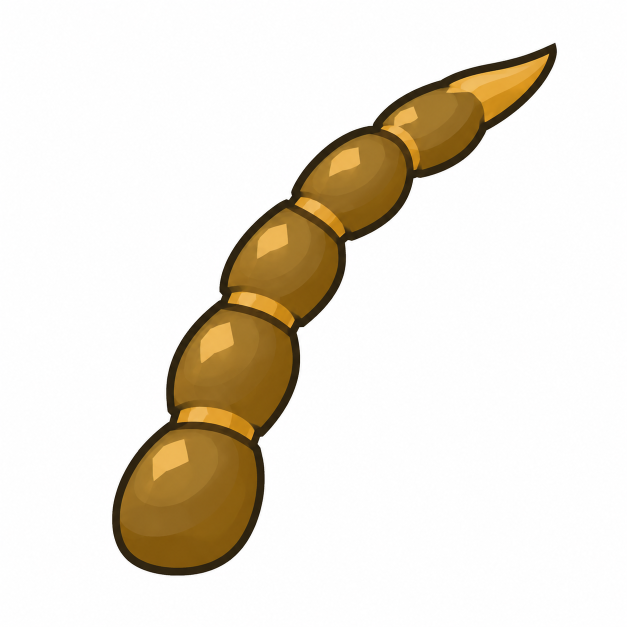
#> input picture Docs/EnemyDirectionReview/BlueScorpionTailOut_20261023/generation/raw.png, 1254 x 1254 px, found by its file name (shown at 1/2 size)
$ python repair_up_raster_r01.py
#> lines starting #> are read from the running program, lines starting #| are printed output that depends on the picture; after the words box and inside, x2 and y2 are one past the last pixel; in counts of white or black regions, pixels touching at a corner belong together
from pathlib import Path
import hashlib,json
from PIL import Image,ImageFilter
import numpy as np
D=Path(__file__).resolve().parent;out=D/'local_raster_revision_01';assert not out.exists()
raw=D/'generation/Up/raw.png';im=Image.open(raw).convert('RGB');a=np.asarray(im).copy();before=a.copy()
#> further down, im is the input picture: PIL image 1254x1254 RGB; mean R, G, B 235, 228.7, 217.6
# Close only the hollow neck's interior; retain the outer dark silhouette.
fg=(a[:,:,1]>30)&(a[:,:,2]<a[:,:,1]+30)
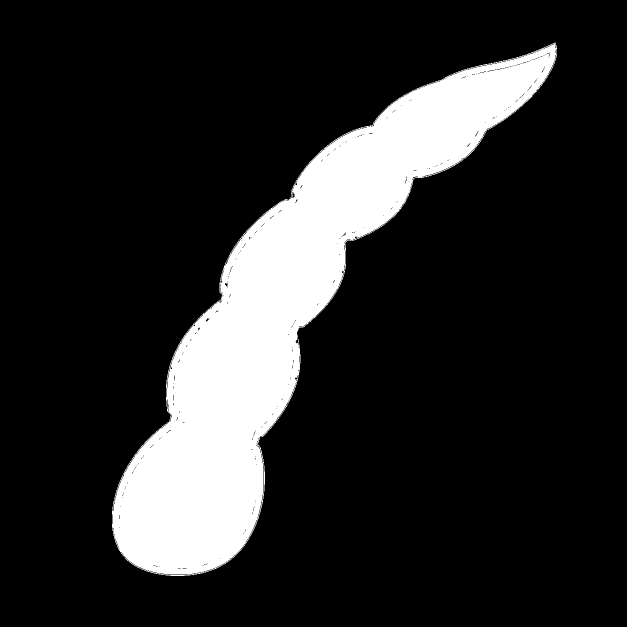
#> fg: shape (1254, 1254) bool (shown at 1/2 size); 16.2% white; 1 white region, box (x1, y1, x2, y2) and area: (224, 85, 1114, 1152) 254839
interior=np.asarray(Image.fromarray(fg.astype('uint8')*255).filter(ImageFilter.MinFilter(15)))>0
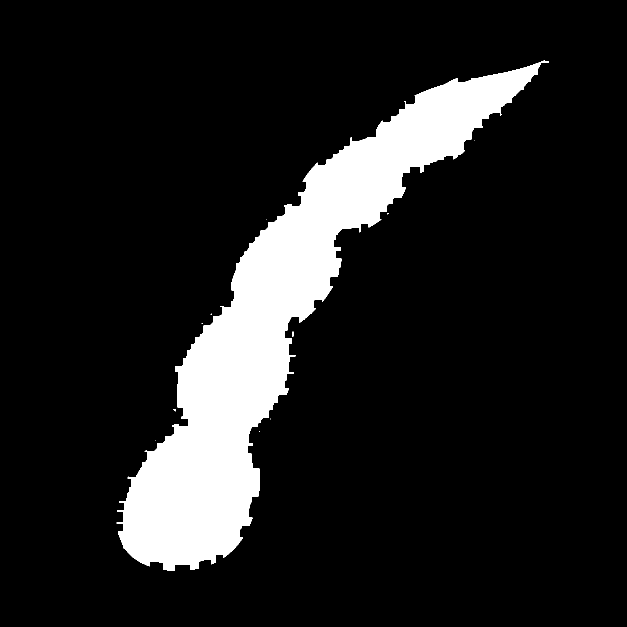
#> interior: shape (1254, 1254) bool (shown at 1/2 size); 12.6% white; 11 white regions (9 under 20 px), largest, box (x1, y1, x2, y2) and area: (233, 121, 1098, 1142) 197866, (585, 663, 587, 674) 21
region=np.zeros(interior.shape,dtype=bool);region[96:171,1273:1378]=True
mask=interior&region
#> mask: shape (1254, 1254) bool; every value is 0
#> (the run stopped early here; a loop or call above may not have finished)

$ run again, with Docs/EnemyDirectionReview/BlueScorpionTailOut_20261023/generation/tail_style_reference.png copied over Docs/EnemyDirectionReview/BlueScorpionTailOut_20261023/generation/raw.png
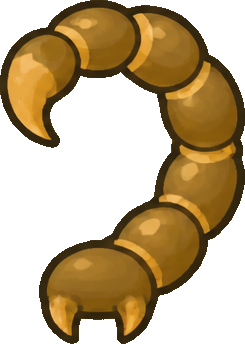
#> input picture Docs/EnemyDirectionReview/BlueScorpionTailOut_20261023/generation/tail_style_reference.png, 245 x 344 px, found by its file name
#> `fg=(a[:,:,1]>30)&(a[:,:,2]<a[:,:,1]+30)`:
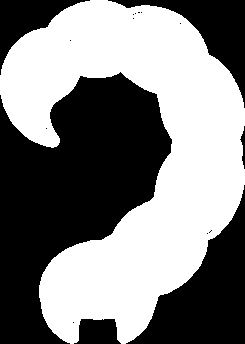
#> fg: shape (344, 245) bool; 50.7% white; 17 black regions (11 under 20 px), largest, box (x1, y1, x2, y2) and area: (0, 72, 172, 344) 26169, (126, 185, 245, 344) 8134, (108, 0, 245, 108) 3913, (0, 0, 90, 75) 2279, (74, 319, 121, 344) 939, (240, 126, 245, 169) 100
#> `interior=np.asarray(Image.fromarray(fg.astype('uint8')*255).filter(Ima..`:
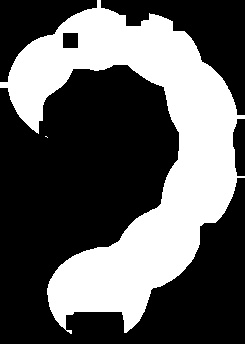
#> interior: shape (344, 245) bool; 36.2% white; 2 white regions (1 under 20 px), largest, box (x1, y1, x2, y2) and area: (0, 0, 245, 334) 30520
#> mask: shape (344, 245) bool; every value is 0
